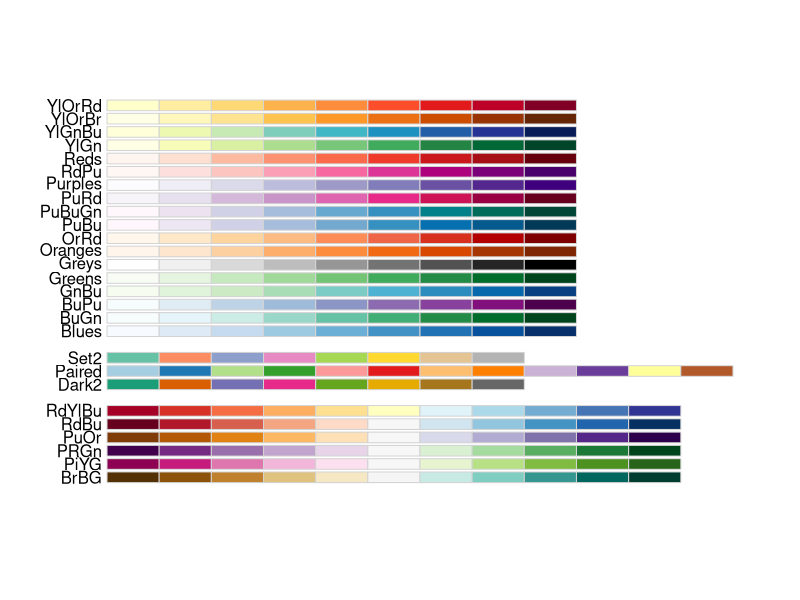
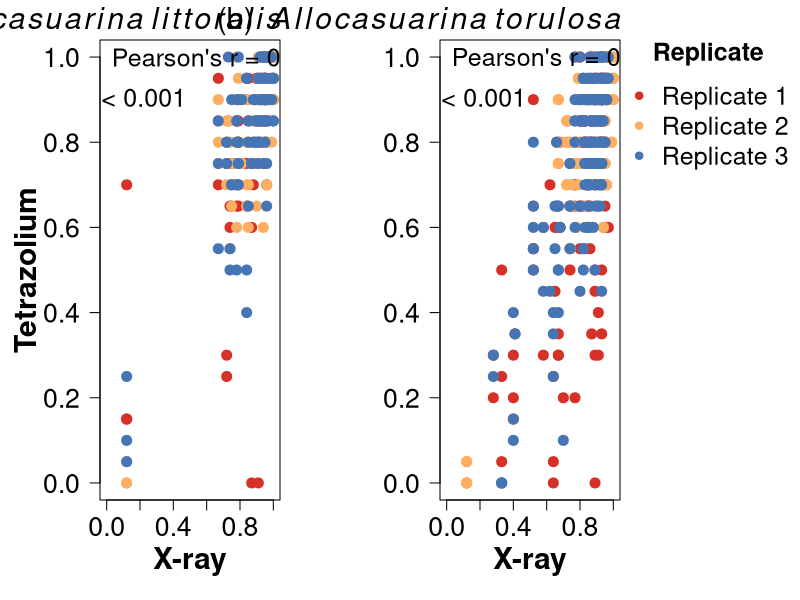
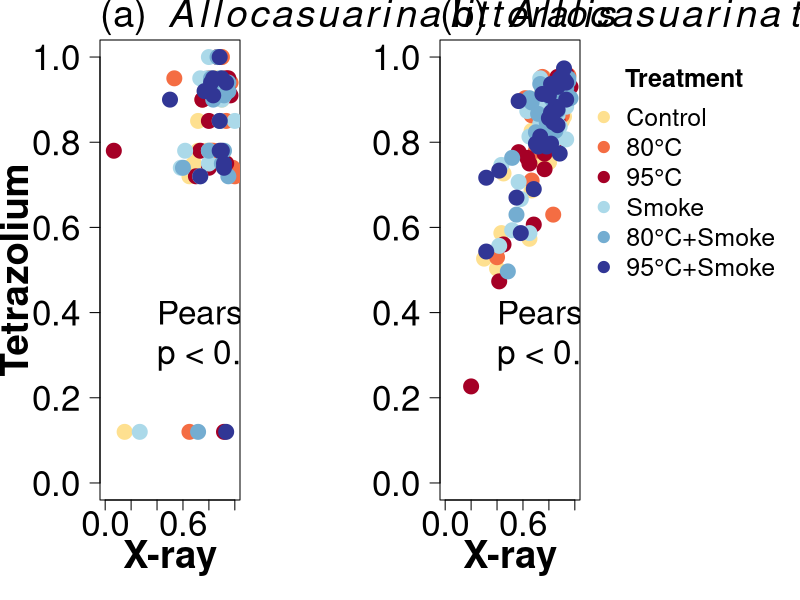

Here is the R script that generated these plots, in order:
# Written by Felicity Charles
# 10/09/2024

library(dplyr)

viable <- read.table('./00_Data/Seeds_data/Full_experiment/Viability.txt', header = T, stringsAsFactors = T)
head(viable)
seed_characteristics <- read.csv('./00_Data/Seeds_data/Seed_characteristics_enviro.csv', header = T, stringsAsFactors = T)
head(seed_characteristics)
seed_characteristics <- seed_characteristics[, c(2, 4)]

viable<- left_join(viable, seed_characteristics, by = "Individual")
head(viable)


viable$Group <- ifelse(viable$Fire_freq <= 3, "lowfi", "hifi")

library(RColorBrewer)
display.brewer.all(colorblindFriendly = T)
RColorBrewer::brewer.pal(11, "RdYlBu")

pal1 <- c("#D73027", "#FDAE61", "#4575B4")



cor.test(viable$X.ray_proportion_viable[viable$Species == "littoralis"], viable$TTC_proportion_viable[viable$Species == "littoralis"])
cor.test(viable$X.ray_proportion_viable[viable$Species == "torulosa"], viable$TTC_proportion_viable[viable$Species == "torulosa"])



# Viability plots



dev.new(height = 10, width = 25, dpi = 80, pointsize = 18, noRStudioGD = T)
par(mar = c(5,5,2,3), mgp = c(3,1,0), mfrow = c(1, 2), oma = c(0,0,0,6), cex.axis = 1.6, cex.lab = 1.8, cex.main = 2)
 
plot(viable$X.ray_proportion_viable[viable$Species == "littoralis"], viable$TTC_proportion_viable[viable$Species == "littoralis"], pch = NA, xlab = expression(bold("X-ray")), ylab = expression(bold("Tetrazolium")), xlim = c(0,1), ylim = c(0,1), las = 1)
points(viable$X.ray_proportion_viable[viable$Species == "littoralis" & viable$Replicate == 1], viable$TTC_proportion_viable[viable$Species == "littoralis" & viable$Replicate == 1], col = "#D73027", pch = 20, cex = 2)
points(viable$X.ray_proportion_viable[viable$Species == "littoralis" & viable$Replicate == 2], viable$TTC_proportion_viable[viable$Species == "littoralis" & viable$Replicate == 2], col = "#FDAE61", pch = 20, cex = 2)
points(viable$X.ray_proportion_viable[viable$Species == "littoralis" & viable$Replicate == 3], viable$TTC_proportion_viable[viable$Species == "littoralis" & viable$Replicate == 3], col = "#4575B4", pch = 20, cex = 2)
text(0.03, 1, labels = "Pearson's r = 0.71", adj = 0, cex = 1.5)
text(0.16, 0.9, labels = "p < 0.001", cex = 1.5)
mtext("(a) "~italic(Allocasuarina~littoralis), cex = 1.8, adj  = 1)

plot(viable$X.ray_proportion_viable[viable$Species == "torulosa"], viable$TTC_proportion_viable[viable$Species == "torulosa"], pch = NA, xlab = expression(bold("X-ray")), ylab = "", xlim = c(0,1), ylim = c(0,1), las = 1)
points(viable$X.ray_proportion_viable[viable$Species == "torulosa" & viable$Replicate == 1], viable$TTC_proportion_viable[viable$Species == "torulosa" &viable$Replicate == 1], col = "#D73027", pch = 20, cex = 2)
points(viable$X.ray_proportion_viable[viable$Species == "torulosa" & viable$Replicate == 2], viable$TTC_proportion_viable[viable$Species == "torulosa" & viable$Replicate == 2], col = "#FDAE61", pch = 20, cex = 2)
points(viable$X.ray_proportion_viable[viable$Species == "torulosa" & viable$Replicate == 3], viable$TTC_proportion_viable[viable$Species == "torulosa" & viable$Replicate == 3], col = "#4575B4", pch = 20, cex = 2)
text(0.03, 1, labels = "Pearson's r = 0.74", adj = 0, cex = 1.5)
text(0.16, 0.9, labels = "p < 0.001", cex = 1.5)
mtext("(b) "~italic(Allocasuarina~torulosa), cex = 1.8, adj = 1)



par(xpd = NA)
legend(x = 1.02, y = 1.05, legend = c("Replicate 1", "Replicate 2", "Replicate 3"), col = c("#D73027", "#FDAE61", "#4575B4"), pch = 20, title = expression(bold("Replicate")), cex = 1.5, bty = "n")








# Lets change the structure of the data
levels(viable$Species) <- c("Allocasuarina littoralis", "Allocasuarina torulosa")
viable$Treatment <- factor(viable$Treatment, levels = c("C", "H80", "H95", "S", "H80+S", "H95+S"))

str(viable)
head(viable)

library(dplyr)
options(scipen = 999)
# Extract the correlations for each species group
Viability_averages <- viable %>% 
  group_by(Species) %>% 
  summarise(mean_TTC_via = mean(TTC_proportion_viable), X_ray_via = mean(X.ray_proportion_viable)) %>% 
  as.data.frame()
Viability_averages

Viability_correlations <- viable %>% 
  group_by(Species) %>% 
  summarise(mean_TTC_viability = mean(TTC_proportion_viable), 
            X_ray_viability = mean(X.ray_proportion_viable),
            correlation = stats::cor.test(TTC_proportion_viable, X.ray_proportion_viable)$estimate,
            pvalue = stats::cor.test(TTC_proportion_viable, X.ray_proportion_viable)$p.value) %>% 
  as.data.frame()
Viability_correlations



# Now lets look into whether viability is changed by the treatment
Treatment_viability_averages_ind <- viable %>% 
  group_by(Species, Individual, Treatment) %>% 
  summarise(X_ray_via = mean(X.ray_proportion_viable),
            mean_TTC = mean(TTC_proportion_viable),
            min_TTC = min(TTC_proportion_viable), 
            max_TTC = max(TTC_proportion_viable)) %>% 
  as.data.frame()
Treatment_viability_averages_ind



# This returns the correlation of x ray viability compared to TTC viability for each treatment per species grouping
            
Treatment_viability_cor <- Treatment_viability_averages_ind %>% 
  group_by(Species, Treatment) %>% 
  summarise(min_TTC = min(min_TTC),
            max_TTC = max(max_TTC),
            mean_TTC = mean(mean_TTC),
            x_ray_via = mean(X_ray_via)) %>% 
  as.data.frame()
  


options(scipen = 0)

str(Treatment_viability_cor)
levels(Treatment_viability_cor$Treatment)
# Lets plot these results, we want to facet by species grouping and colour the points by treatment type.
# First split the data

library(RColorBrewer)
pal <- c("#FEE090", "#F46D43", "#A50026", "#ABD9E9","#74ADD1","#313695")
  
brewer.pal(11, "RdYlBu")





cor.test(Treatment_viability_averages_ind$mean_TTC[Treatment_viability_averages_ind$Species == "Allocasuarina littoralis"], Treatment_viability_averages_ind$X_ray_via[Treatment_viability_averages_ind$Species == "Allocasuarina littoralis"])

cor.test(Treatment_viability_averages_ind$mean_TTC[Treatment_viability_averages_ind$Species == 'Allocasuarina torulosa'], Treatment_viability_averages_ind$X_ray_via[Treatment_viability_averages_ind$Species == 'Allocasuarina torulosa'])





dev.new(height = 10, width = 25, dpi = 80, pointsize = 18, noRStudioGD = T)
par(mar = c(5,5,2,5), mgp = c(3,1,0), mfrow = c(1, 2), oma = c(0,0,0,6), cex.axis = 2.1, cex.lab = 2.3, cex.main = 2)

plot(Treatment_viability_averages_ind$mean_TTC[Treatment_viability_averages_ind$Species == "Allocasuarina littoralis"], Treatment_viability_averages_ind$X_ray_via[Treatment_viability_averages_ind$Species == "Allocasuarina littoralis"], pch = NA, xlim = c(0,1), ylim = c(0,1), xlab = expression(bold("X-ray")), ylab = "", las = 1)
points(Treatment_viability_averages_ind$mean_TTC[Treatment_viability_averages_ind$Species == "Allocasuarina littoralis" & Treatment_viability_averages_ind$Treatment == "C"], Treatment_viability_averages_ind$X_ray_via[Treatment_viability_averages_ind$Species == "Allocasuarina littoralis" & Treatment_viability_averages_ind$Treatment == "C"], col = "#FEE090", pch = 20, cex = 3)
points(Treatment_viability_averages_ind$mean_TTC[Treatment_viability_averages_ind$Species == "Allocasuarina littoralis" & Treatment_viability_averages_ind$Treatment == "H80"], Treatment_viability_averages_ind$X_ray_via[Treatment_viability_averages_ind$Species == "Allocasuarina littoralis" & Treatment_viability_averages_ind$Treatment == "C"], col = "#F46D43", pch = 20, cex = 3)
points(Treatment_viability_averages_ind$mean_TTC[Treatment_viability_averages_ind$Species == "Allocasuarina littoralis" & Treatment_viability_averages_ind$Treatment == "H95"], Treatment_viability_averages_ind$X_ray_via[Treatment_viability_averages_ind$Species == "Allocasuarina littoralis" & Treatment_viability_averages_ind$Treatment == "C"], col = "#A50026", pch = 20, cex = 3)
points(Treatment_viability_averages_ind$mean_TTC[Treatment_viability_averages_ind$Species == "Allocasuarina littoralis" & Treatment_viability_averages_ind$Treatment == "S"], Treatment_viability_averages_ind$X_ray_via[Treatment_viability_averages_ind$Species == "Allocasuarina littoralis" & Treatment_viability_averages_ind$Treatment == "C"], col = "#ABD9E9", pch = 20, cex = 3)
points(Treatment_viability_averages_ind$mean_TTC[Treatment_viability_averages_ind$Species == "Allocasuarina littoralis" & Treatment_viability_averages_ind$Treatment == "H80+S"], Treatment_viability_averages_ind$X_ray_via[Treatment_viability_averages_ind$Species == "Allocasuarina littoralis" & Treatment_viability_averages_ind$Treatment == "C"], col = "#74ADD1", pch = 20, cex = 3)
points(Treatment_viability_averages_ind$mean_TTC[Treatment_viability_averages_ind$Species == "Allocasuarina littoralis" & Treatment_viability_averages_ind$Treatment == "H95+S"], Treatment_viability_averages_ind$X_ray_via[Treatment_viability_averages_ind$Species == "Allocasuarina littoralis" & Treatment_viability_averages_ind$Treatment == "C"], col = "#313695", pch = 20, cex = 3)
text(0.4, 0.4, labels = "Pearson's r = 0.85", adj = 0, cex = 2)
text(0.4, 0.3, labels = "p < 0.001", adj = 0, cex = 2)
mtext(side = 2, expression(bold("Tetrazolium")), cex = 2.3, line = 3.4)
mtext("(a) "~italic(Allocasuarina~littoralis), cex = 2.3, adj = 0)





plot(Treatment_viability_averages_ind$mean_TTC[Treatment_viability_averages_ind$Species == 'Allocasuarina torulosa' ], Treatment_viability_averages_ind$X_ray_via[Treatment_viability_averages_ind$Species == 'Allocasuarina torulosa' ], pch = NA, xlim = c(0,1), ylim = c(0,1), xlab = expression(bold("X-ray")), ylab = "", las = 1)
points(Treatment_viability_averages_ind$mean_TTC[Treatment_viability_averages_ind$Species == 'Allocasuarina torulosa'  & Treatment_viability_averages_ind$Treatment == "C"], Treatment_viability_averages_ind$X_ray_via[Treatment_viability_averages_ind$Species == 'Allocasuarina torulosa'  & Treatment_viability_averages_ind$Treatment == "C"], col = "#FEE090", pch = 20, cex = 3)
points(Treatment_viability_averages_ind$mean_TTC[Treatment_viability_averages_ind$Species == 'Allocasuarina torulosa'  & Treatment_viability_averages_ind$Treatment == "H80"], Treatment_viability_averages_ind$X_ray_via[Treatment_viability_averages_ind$Species == 'Allocasuarina torulosa'  & Treatment_viability_averages_ind$Treatment == "H80"], col = "#F46D43", pch = 20, cex = 3)
points(Treatment_viability_averages_ind$mean_TTC[Treatment_viability_averages_ind$Species == 'Allocasuarina torulosa'  & Treatment_viability_averages_ind$Treatment == "H95"], Treatment_viability_averages_ind$X_ray_via[Treatment_viability_averages_ind$Species == 'Allocasuarina torulosa'  & Treatment_viability_averages_ind$Treatment == "H95"], col = "#A50026", pch = 20, cex = 3)
points(Treatment_viability_averages_ind$mean_TTC[Treatment_viability_averages_ind$Species == 'Allocasuarina torulosa'  & Treatment_viability_averages_ind$Treatment == "S"], Treatment_viability_averages_ind$X_ray_via[Treatment_viability_averages_ind$Species == 'Allocasuarina torulosa'  & Treatment_viability_averages_ind$Treatment == "S"], col = "#ABD9E9", pch = 20, cex = 3)
points(Treatment_viability_averages_ind$mean_TTC[Treatment_viability_averages_ind$Species == 'Allocasuarina torulosa'  & Treatment_viability_averages_ind$Treatment == "H80+S"], Treatment_viability_averages_ind$X_ray_via[Treatment_viability_averages_ind$Species == 'Allocasuarina torulosa'  & Treatment_viability_averages_ind$Treatment == "H80+S"], col = "#74ADD1", pch = 20, cex = 3)
points(Treatment_viability_averages_ind$mean_TTC[Treatment_viability_averages_ind$Species == 'Allocasuarina torulosa'  & Treatment_viability_averages_ind$Treatment == "H95+S"], Treatment_viability_averages_ind$X_ray_via[Treatment_viability_averages_ind$Species == 'Allocasuarina torulosa'  & Treatment_viability_averages_ind$Treatment == "H95+S"], col = "#313695", pch = 20, cex = 3)
text(0.4, 0.4, labels = "Pearson's r = 0.79", adj = 0, cex = 2)
text(0.4, 0.3, labels = "p < 0.001", adj = 0, cex = 2)
mtext("(b) "~italic(Allocasuarina~torulosa), cex = 2.3, adj = 0)




par(xpd = NA)
legend(x = 1.05, y = 1, legend = c("Control", "80°C", "95°C", "Smoke", "80°C+Smoke", "95°C+Smoke"), col = pal, title = expression(bold("Treatment")), pch = 19, cex = 1.5, bty = "n")
par(xpd = F)
